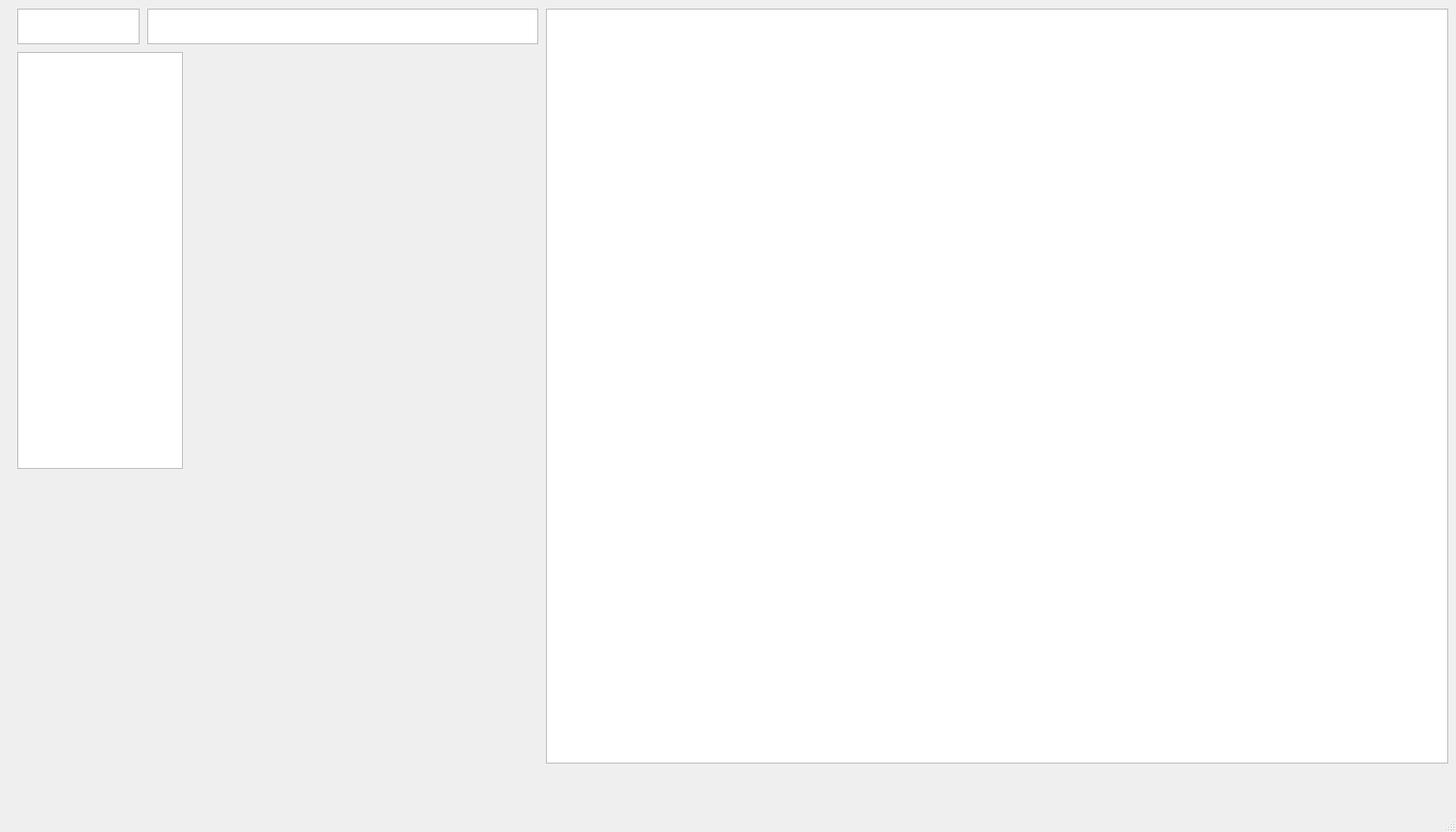
<?xml version="1.0" encoding="UTF-8"?>
<ui version="4.0">
 <class>MainWindow</class>
 <widget class="QMainWindow" name="MainWindow">
  <property name="geometry">
   <rect>
    <x>0</x>
    <y>0</y>
    <width>1680</width>
    <height>960</height>
   </rect>
  </property>
  <property name="windowTitle">
   <string>MainWindow</string>
  </property>
  <widget class="QWidget" name="centralwidget">
   <widget class="QTextBrowser" name="textBrowser">
    <property name="geometry">
     <rect>
      <x>20</x>
      <y>60</y>
      <width>191</width>
      <height>481</height>
     </rect>
    </property>
   </widget>
   <widget class="QTextBrowser" name="textBrowser_2">
    <property name="geometry">
     <rect>
      <x>20</x>
      <y>10</y>
      <width>141</width>
      <height>41</height>
     </rect>
    </property>
   </widget>
   <widget class="QTextBrowser" name="textBrowser_3">
    <property name="geometry">
     <rect>
      <x>170</x>
      <y>10</y>
      <width>451</width>
      <height>41</height>
     </rect>
    </property>
   </widget>
   <widget class="QTextBrowser" name="textBrowser_4">
    <property name="geometry">
     <rect>
      <x>630</x>
      <y>10</y>
      <width>1041</width>
      <height>871</height>
     </rect>
    </property>
   </widget>
  </widget>
  <widget class="QMenuBar" name="menubar">
   <property name="geometry">
    <rect>
     <x>0</x>
     <y>0</y>
     <width>1680</width>
     <height>26</height>
    </rect>
   </property>
  </widget>
  <widget class="QStatusBar" name="statusbar"/>
 </widget>
 <resources/>
 <connections/>
</ui>
